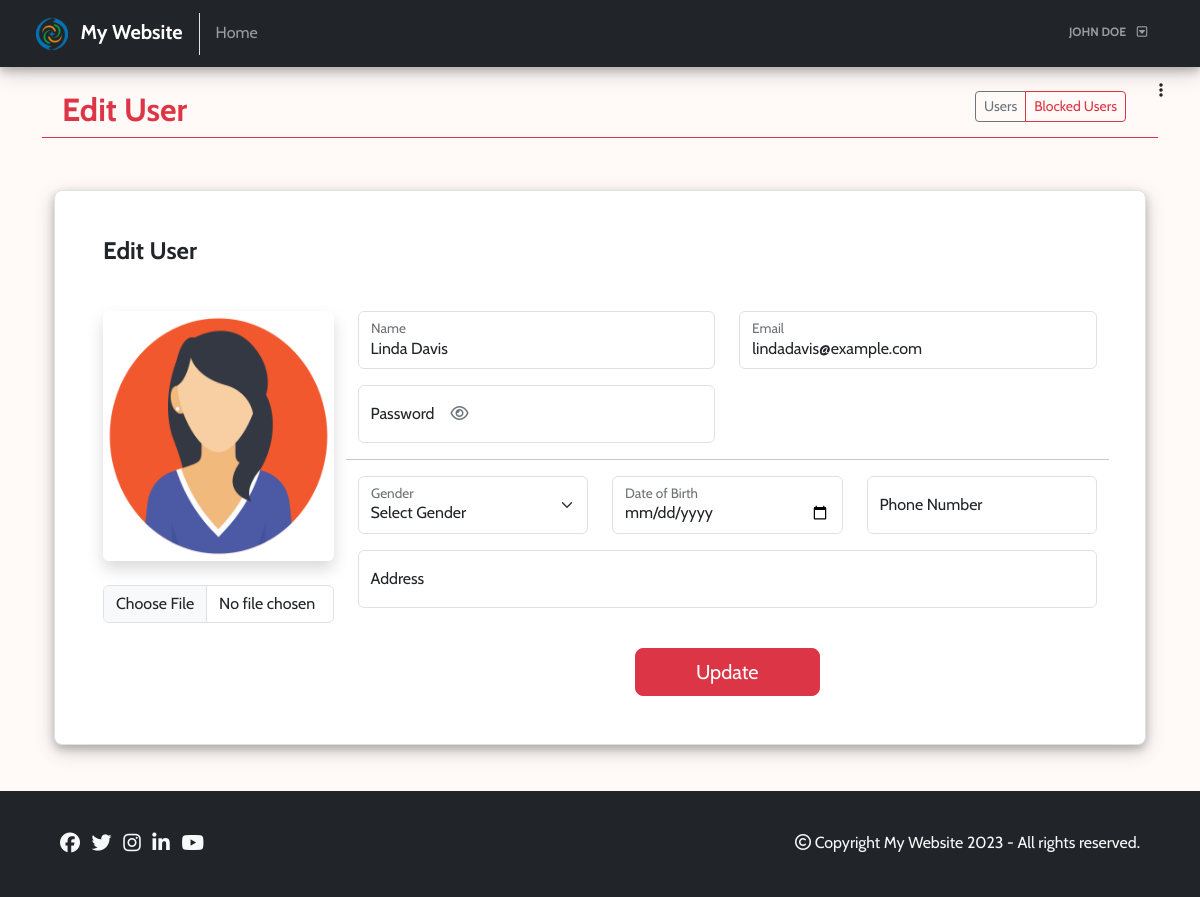
Screenshot of /admin/users/edit.php?id=6 (signed in) with the database file from the repository.
### tables this page shows
CREATE TABLE `users` (
  `user_id` int(11) NOT NULL,
  `user_name` varchar(255) NOT NULL,
  `user_email` varchar(255) NOT NULL,
  `user_password` varchar(255) NOT NULL,
  `user_gender` char(1) DEFAULT NULL,
  `user_dob` date DEFAULT NULL,
  `user_phone` varchar(15) DEFAULT NULL,
  `user_address` varchar(255) DEFAULT NULL,
  `user_image` varchar(255) DEFAULT NULL,
  `user_role` char(1) NOT NULL DEFAULT 'u',
  `user_status` tinyint(1) NOT NULL DEFAULT 1,
  `created_at` datetime NOT NULL DEFAULT current_timestamp(),
  `updated_at` datetime NOT NULL DEFAULT current_timestamp()
);

### logics/db.php (called while the page is built, shortened)
<?php
class db
{
	private $dbHost = "localhost";
	private $dbUser = "root";
	private $dbPassword = "";
	private $dbName = "php_basic_crud_db";
	private $mysqli = "";
	private $conn = false;
	public function __construct()
	{
		if(!$this->conn)
		{
			$this->mysqli = new mysqli($this->dbHost, $this->dbUser, $this->dbPassword, $this->dbName);
			$this->conn = true;
		}
		else
		{
			return true;
		}
	}
	public function dynamicallyBindParameters($query, $params)
	{
		$types = '';
	        foreach($params as $param)
	        {
	            if(is_int($param))
	            {	$types .= 'i';	}
	            elseif (is_float($param))
	            {	$types .= 'd';	}
	            elseif (is_string($param))
	            {   $types .= 's';	}
	            else
	            {   $types .= 'b';	}
	        }
	        $bind_names[] = $types;
	        for ($i=0; $i<count($params);$i++)
	        {
	            $bind_name = 'bind' . $i;
	            $bind_names[] = &$$bind_name;
	        }
	        return $bind_names;
	}
	public function executeSQL($query, $params, $select = false)
	{
	    if (!empty($params))
	    {
	        $bind_names = $this->dynamicallyBindParameters($query, $params);
			$query = $this->mysqli->prepare($query);
	        call_user_func_array(array($query,'bind_param'), $bind_names);
	        $query->execute();
	        if($select)
	        {
	        	$result = $query->get_result()->fetch_all(MYSQLI_ASSOC);
	    	}
	    }
	    return $result;
	}
}
?>

### admin/users/edit.php (the view, shortened to what this page needs)
<?php
include('../../logics/db.php');
$obj = new db();
$id = $_GET['id'];
$paramList = [$id];
$sql = "SELECT * FROM users WHERE user_id = ? AND user_role != 'a' AND user_status != 0";
$result = $obj->executeSQL($sql, $paramList, true);
?>
<!DOCTYPE html>
<html lang="en">
<head>
    <?php include('../includes/head-contents.php'); ?>
</head>
<body>
    <?php include('../includes/admin-navbar.php'); ?>
    <?php include('../includes/admin-sidebar.php'); ?>
    <div class="container my-4">
        <div class="row px-2">
            <div class="col-6">
                <h2 class="text-danger fw-bold">Edit User</h2>
            </div>
            <div class="col-6 text-end">
                <div class="btn-group" role="group" aria-label="Basic outlined example">
                    <a href="users.php" type="button" class="btn btn-sm btn-outline-secondary">Users</a>
                    <a href="blocked.php" type="button" class="btn btn-sm btn-outline-danger">Blocked Users</a>
                </div>
            </div>
        </div>
        <hr class="text-danger opacity-100 my-0">
    </div>
    <div class="container my-5 px-4 py-1">
        <form class="p-4 p-md-5 border rounded-3 bg-white box needs-validation" onsubmit="return validateForm()" novalidate action="update.php" method="POST" enctype="multipart/form-data">
            <h4 class="fw-bold lh-1 mb-5">Edit User</h4>
            <div class="row">
                <div class="col-md-3 text-center">
                    <?php
                        if($result[0]['user_image'] != '')
                        {
                            $img = "../uploads/users/" . $result[0]['user_image'];
                        }
                        else
                        {
                            $img = "../../images/placeholder.png";
                        }
                    ?>
                    <img src="<?php echo $img; ?>" class="img img-fluid shadow rounded mb-4 entityImage" id="img">
                    <input type="file" name="img" accept="image/x-png,image/jpeg" id="imageUpload" class="form-control mb-3">
                </div>
                <div class="col-md-9">
                    <div class="row">
                        <div class="col-md-6">
                            <div class="form-floating mb-3">
                                <input type="name" class="form-control" id="floatingName" name="username" value="<?php echo $result[0]['user_name'] ?>" placeholder="John Doe">
                                <label for="floatingEmail">Name</label>
                            </div>
                        </div>
                        <div class="col-md-6">
                            <div class="form-floating mb-3">
                                <input type="email" class="form-control" id="floatingEmail" name="email" value="<?php echo $result[0]['user_email'] ?>" placeholder="name@example.com" required>
                                <label for="floatingEmail">Email</label>
                            </div>
                        </div>
                        <div class="col-md-6">
                            <div class="form-floating mb-3">
                                <input type="password" class="form-control" id="floatingPassword" name="password" placeholder="Password">
                                <label for="floatingPassword" class="w-100">Password<i class="fa-regular text-secondary fa-eye eyeButton ms-3" id="eyeButton" onclick="togglePassword();"></i></label>
                            </div>
                        </div>
                        <hr>
                        <div class="col-md-4">
                            <div class="form-floating mb-3">
                                <select class="form-select" id="floatingSelectGender" name="gender">
                                    <option value="">Select Gender</option>
                                </select>
                                <label for="floatingSelectGender">Gender</label>
                            </div>
                        </div>
                        <div class="col-md-4">
                            <div class="form-floating mb-3">
                                <input type="date" class="form-control" id="floatingDate" onclick="setDefaultDoB(this)" name="dob" value="<?php echo $result[0]['user_dob'] ?>" placeholder="Date of Birth">
                                <label for="floatingDate">Date of Birth</label>
                            </div>
                        </div>
                        <div class="col-md-4">
                            <div class="form-floating mb-3">
                                <input type="tel" class="form-control" id="floatingPhone" name="phone" value="<?php echo $result[0]['user_phone'] ?>" placeholder="Phone Number">
                                <label for="floatingPhone">Phone Number</label>
                            </div>
                        </div>
                        <div class="col-md-12">
                            <div class="form-floating mb-3">
                                <input type="address" class="form-control" id="floatingAddress" name="address" value="<?php echo $result[0]['user_address'] ?>" placeholder="Address">
                                <label for="floatingAddress">Address</label>
                            </div>
                        </div>
                        <div class="col-md-12">
                            <input type="submit" class="w-25 mx-auto d-block btn btn-lg btn-danger mt-4" name="submit" value="Update">
                        </div>
                    </div>
                </div>
            </div>
        </form>
    </div>
    <?php include('../../includes/footer.php'); ?>
</body>
</html>

### css/style.css (style rules this page uses)
* { font-family: 'Cabin', Helvetica, sans-serif; }
body { min-height: 100vh; position: relative; margin: 0; padding-bottom: 100px; box-sizing: border-box; background-color: #FFFAF8; }
.box { box-shadow: 0 4px 8px 0 rgba(0, 0, 0, 0.2), 0 6px 20px 0 rgba(0, 0, 0, 0.19); }
.eyeButton { pointer-events: auto !important; cursor: pointer; }
.entityImage { width: 250px; height: 250px; }

### rows the page displays
users: user_image (picture), username "Linda Davis", email "lindadavis@example.com"

### other values shown
WEBSITE_NAME "My Website"
$_SESSION['username'] "JOHN DOE"
